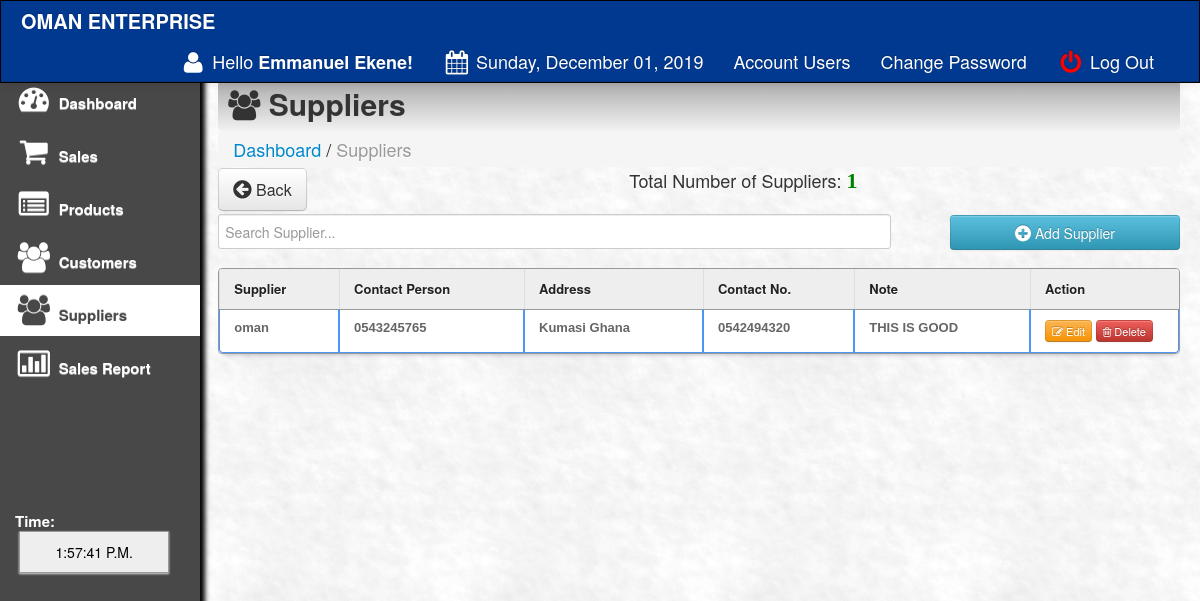
Page /main/supplier.php (signed in) on the committed database.
### tables this page shows
CREATE TABLE `supliers` (
  `suplier_id` int(11) NOT NULL AUTO_INCREMENT,
  `suplier_name` varchar(100) NOT NULL,
  `suplier_address` varchar(100) NOT NULL,
  `suplier_contact` varchar(100) NOT NULL,
  `contact_person` varchar(100) NOT NULL,
  `note` varchar(500) NOT NULL,
  PRIMARY KEY (`suplier_id`)
);

### main/supplier.php (the view, shortened to what this page needs)
<?php
    require_once '../core/inti.php';
		?>
<html>
<head>
 <link href="css/bootstrap.css" rel="stylesheet">
    <link rel="stylesheet" type="text/css" href="css/DT_bootstrap.css">
  <link rel="stylesheet" href="css/font-awesome.min.css">
    <link href="css/bootstrap-responsive.css" rel="stylesheet">
<link href="../style.css" media="screen" rel="stylesheet" type="text/css" />
<link href="src/facebox.css" media="screen" rel="stylesheet" type="text/css" />
</head>
<?php
function createRandomPassword() {
	$chars = "003232303232023232023456789";
	$i = 0;
	$pass = '' ;
	while ($i <= 7) {
		$num = rand() % 33;
		$tmp = substr($chars, $num, 1);
		$pass = $pass . $tmp;
		$i++;
	}
	return $pass;
}
$finalcode='RS-'.createRandomPassword();
?>
<body>
<?php include('navfixed.php');?>
<div class="container-fluid">
      <div class="row-fluid">
	<div class="span2">
          <div class="well sidebar-nav">
              <ul class="nav nav-list">
              <li><a href="index.php"><i class="icon-dashboard icon-2x"></i> Dashboard </a></li>
			<li><a href="sales.php?id=cash&invoice=<?php echo $finalcode ?>"><i class="icon-shopping-cart icon-2x"></i> Sales</a>  </li>
			<li><a href="products.php"><i class="icon-list-alt icon-2x"></i> Products</a>                                     </li>
			<li><a href="customer.php"><i class="icon-group icon-2x"></i> Customers</a>                                    </li>
			<li class="active"><a href="supplier.php"><i class="icon-group icon-2x"></i> Suppliers</a>                                    </li>
			<li><a href="salesreport.php?d1=0&d2=0"><i class="icon-bar-chart icon-2x"></i> Sales Report</a>                </li>
					<br><br><br><br><br><br>
			<li>
			 <div class="hero-unit-clock">
			<form name="clock">
			<font color="white">Time: <br></font>&nbsp;<input style="width:150px;" type="submit" class="trans" name="face" value="">
			</form>
			  </div>
			</li>
				</ul>
          </div>
        </div>
	<div class="span10">
	<div class="contentheader">
			<i class="icon-group"></i> Suppliers
			</div>
			<ul class="breadcrumb">
			<li><a href="index.php">Dashboard</a></li> /
			<li class="active">Suppliers</li>
			</ul>
<div style="margin-top: -19px; margin-bottom: 21px;">
<a  href="index.php"><button class="btn btn-default btn-large" style="float: left;"><i class="icon icon-circle-arrow-left icon-large"></i> Back</button></a>
<?php
			include('../connect.php');
				$result = $db->prepare("SELECT * FROM supliers ORDER BY suplier_id DESC");
				$result->execute();
				$rowcount = $result->rowcount();
			?>
			<div style="text-align:center;">
			Total Number of Suppliers: <font color="green" style="font:bold 22px 'Aleo';"><?php echo $rowcount;?></font>
			</div>
</div>
<input type="text" name="filter" style="height:35px; margin-top: -1px;" value="" id="filter" placeholder="Search Supplier..." autocomplete="off" />
<a rel="facebox" href="addsupplier.php"><Button type="submit" class="btn btn-info" style="float:right; width:230px; height:35px;" /><i class="icon-plus-sign icon-large"></i> Add Supplier</button></a><br><br>
<table class="table table-bordered" id="resultTable" data-responsive="table" style="text-align: left;">
	<thead>
		<tr>
			<th> Supplier </th>
			<th> Contact Person </th>
			<th> Address </th>
			<th> Contact No.</th>
			<th> Note</th>
			<th width="120"> Action </th>
		</tr>
	</thead>
	<tbody>
			<?php
				include('../connect.php');
				$result = $db->prepare("SELECT * FROM supliers ORDER BY suplier_id DESC");
				$result->execute();
				for($i=0; $row = $result->fetch(); $i++){
			?>
			<tr class="record">
			<td><?php echo $row['suplier_name']; ?></td>
			<td><?php echo $row['contact_person']; ?></td>
			<td><?php echo $row['suplier_address']; ?></td>
			<td><?php echo $row['suplier_contact']; ?></td>
			<td><?php echo $row['note']; ?></td>
			<td><a rel="facebox" href="editsupplier.php?id=<?php echo $row['suplier_id']; ?>"><button class="btn btn-warning btn-mini"><i class="icon-edit"></i> Edit </button></a>
			<a href="#" id="<?php echo $row['suplier_id']; ?>" class="delbutton" title="Click To Delete"><button class="btn btn-danger btn-mini"><i class="icon-trash"></i> Delete</button></a></td>
			</tr>
			<?php
				}
			?>
	</tbody>
</table>
</div>
</div>
</div>
</body>
<?php include('footer.php');?>
</html>

### style.css (style rules this page uses)
td a { color:darkblue; }
input { border: 1px solid #999; background: #EEEEEE; padding: 10px; box-shadow:0 1px 2px #ddd; -moz-box-shadow:0 1px 2px #ddd; -webkit-box-shadow:0 1px 2px #ddd; }
#filter { width: 70%; float:left; }
#resultTable { border-collapse: separate; background-color: #FFFFFF; border-spacing: 0; max-width: 100%; }
#resultTable { color: #666666; text-shadow: 0 1px 0 #FFFFFF; width: 100%; border: 1px solid #999999; box-shadow: 0 5px 5px -5px rgba(0, 0, 0, 0.3); margin-top: 13px; }
#resultTable thead tr th { background: none repeat scroll 0 0 #EEEEEE; color: #222222; padding: 10px 14px; text-align: left; border-top: 0 none; font-size: 13px; }
#resultTable tbody tr td { font: bold 13px 'Arial'; text-align: left; padding: 10px 14px; border-top: 1px solid #999999; }
#resultTable td { padding:7px; border:#4e95f4 1px solid; }
#resultTable tr { background: #fff; }

### main/supplier.php (style rules this page uses)
body { padding-top: 60px; padding-bottom: 40px; }
.sidebar-nav { padding: 9px 0; }

### rows in the picture
supliers: suplier_name "oman", contact_person "0543245765", suplier_address "Kumasi Ghana", suplier_contact "0542494320", note "THIS IS GOOD"

### other values in the picture
$user_data['first'] "Emmanuel"
$user_data['last'] "Ekene"
$new "Sunday, December 01, 2019"
$rowcount "1"
